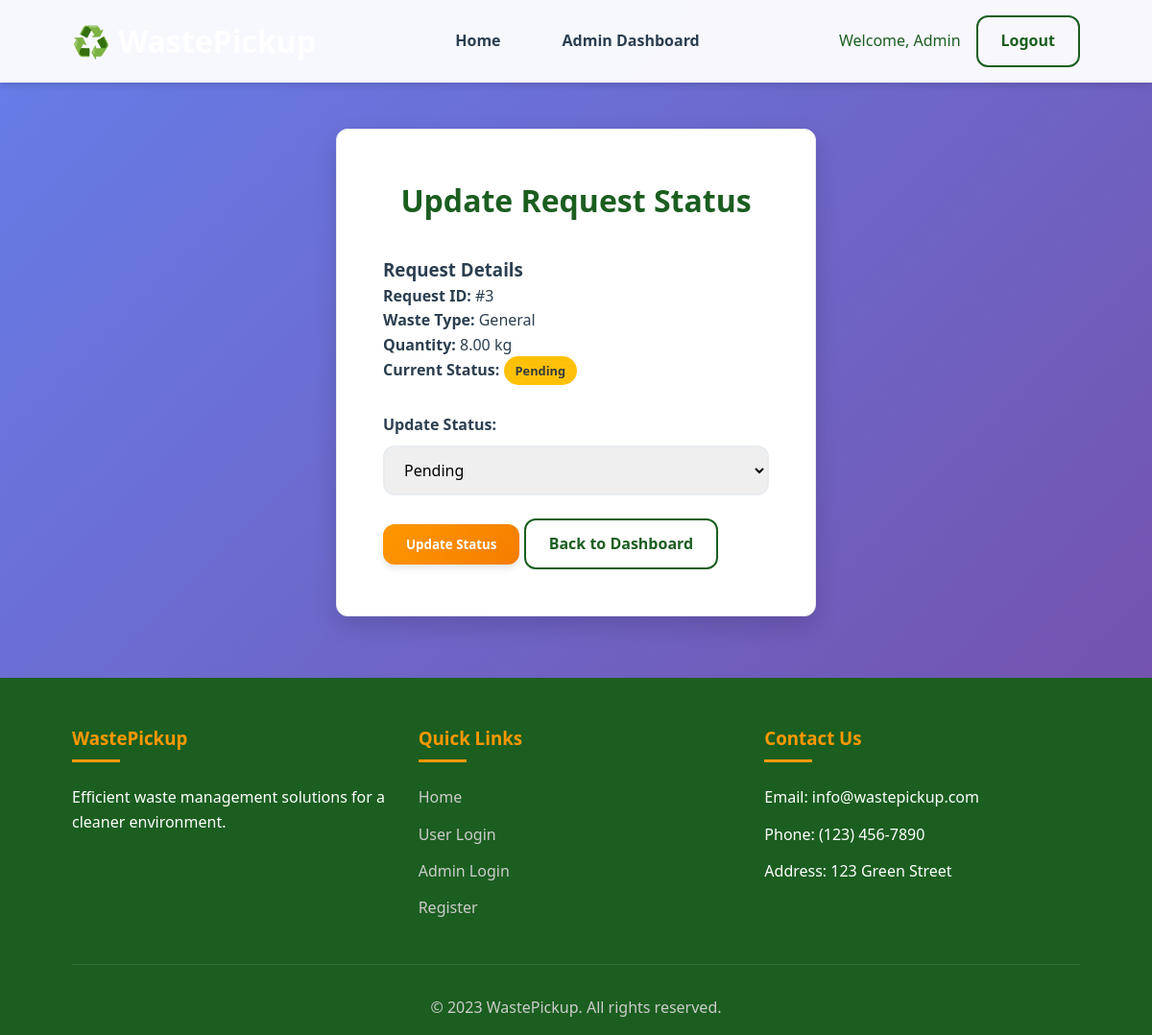
The page /update_status.php?id=3 (signed in) on the database its author committed.
### tables this page shows
CREATE TABLE IF NOT EXISTS pickup_requests (
    id INT AUTO_INCREMENT PRIMARY KEY,
    user_id INT NOT NULL,
    waste_type VARCHAR(50) NOT NULL,
    quantity DECIMAL(10,2) NOT NULL,
    description TEXT NOT NULL,
    pickup_date DATE NOT NULL,
    pickup_time TIME NOT NULL,
    status VARCHAR(20) DEFAULT 'pending',
    created_at TIMESTAMP DEFAULT CURRENT_TIMESTAMP,
    FOREIGN KEY (user_id) REFERENCES users(id) ON DELETE CASCADE
);

### update_status.php (the view, shortened to what this page needs)
<?php
include('db.php');
$request_id = $_GET['id'];
$sql = "SELECT * FROM pickup_requests WHERE id='$request_id'";
$result = mysqli_query($conn, $sql);
$request = mysqli_fetch_assoc($result);
?>
<!DOCTYPE html>
<html>
<head>
    <link rel="stylesheet" href="style.css">
</head>
<body>
    <?php include('header.php'); ?>
    <div class="form-container">
        <h2>Update Request Status</h2>
        <div style="margin-bottom: 2rem;">
            <h3>Request Details</h3>
            <p><strong>Request ID:</strong> #<?php echo $request['id']; ?></p>
            <p><strong>Waste Type:</strong> <?php echo ucfirst($request['waste_type']); ?></p>
            <p><strong>Quantity:</strong> <?php echo $request['quantity']; ?> kg</p>
            <p><strong>Current Status:</strong> <span class="status-<?php echo $request['status']; ?>"><?php echo ucfirst($request['status']); ?></span></p>
        </div>
        <form method="POST" action="">
            <div class="form-group">
                <label>Update Status:</label>
                <select name="status" required>
                    <option value="pending" <?php echo $request['status'] == 'pending' ? 'selected' : ''; ?>>Pending</option>
                </select>
            </div>
            <button type="submit" class="btn btn-primary">Update Status</button>
            <a href="dashboard.php" class="btn btn-secondary">Back to Dashboard</a>
        </form>
    </div>
    <?php include('footer.php'); ?>
</body>
</html>

### style.css (style rules this page uses)
:root { --primary: #2e7d32; --primary-light: #4caf50; --primary-dark: #1b5e20; --secondary: #ff9800; --secondary-dark: #f57c00; --accent: #ff5722; --white: #ffffff; --light-gray: #f8f9fa; --medium-gray: #e9ecef; --dark-gray: #343a40; --text-dark: #2c3e50; --text-light: #6c757d; --success: #28a745; --warning: #ffc107; --info: #17a2b8; --error: #dc3545; --shadow: 0 4px 6px rgba(0, 0, 0, 0.1); --shadow-lg: 0 10px 25px rgba(0, 0, 0, 0.15); --radius: 12px; --transition: all 0.3s ease; }
* { margin: 0; padding: 0; box-sizing: border-box; font-family: 'Segoe UI', Tahoma, Geneva, Verdana, sans-serif; }
body { background: linear-gradient(135deg, #667eea 0%, #764ba2 100%); color: var(--text-dark); line-height: 1.6; min-height: 100vh; }
.btn { padding: 12px 24px; border-radius: var(--radius); text-decoration: none; font-weight: 600; display: inline-flex; align-items: center; gap: 8px; border: none; cursor: pointer; transition: var(--transition); text-align: center; justify-content: center; }
.btn-primary { background: linear-gradient(135deg, var(--secondary), var(--secondary-dark)); color: white; box-shadow: var(--shadow); }
.btn-secondary { background: transparent; color: var(--primary-dark); border: 2px solid var(--primary-dark); }
.form-container { max-width: 500px; margin: 3rem auto; padding: 3rem; background: var(--white); border-radius: var(--radius); box-shadow: var(--shadow-lg); border: 1px solid var(--medium-gray); }
.form-container h2 { text-align: center; margin-bottom: 2rem; color: var(--primary-dark); font-size: 2rem; }
.form-group { margin-bottom: 1.5rem; }
.form-group label { display: block; margin-bottom: 0.5rem; font-weight: 600; color: var(--text-dark); }
.form-group input, .form-group select, .form-group textarea { width: 100%; padding: 12px 16px; border: 2px solid var(--medium-gray); border-radius: var(--radius); font-size: 1rem; transition: var(--transition); }
.status-pending { background: var(--warning); color: var(--dark-gray); padding: 6px 12px; border-radius: 20px; font-weight: 600; font-size: 0.8rem; }

### rows shown on the page
pickup_requests: id "3", waste_type "General", quantity "8.00", status "Pending"
